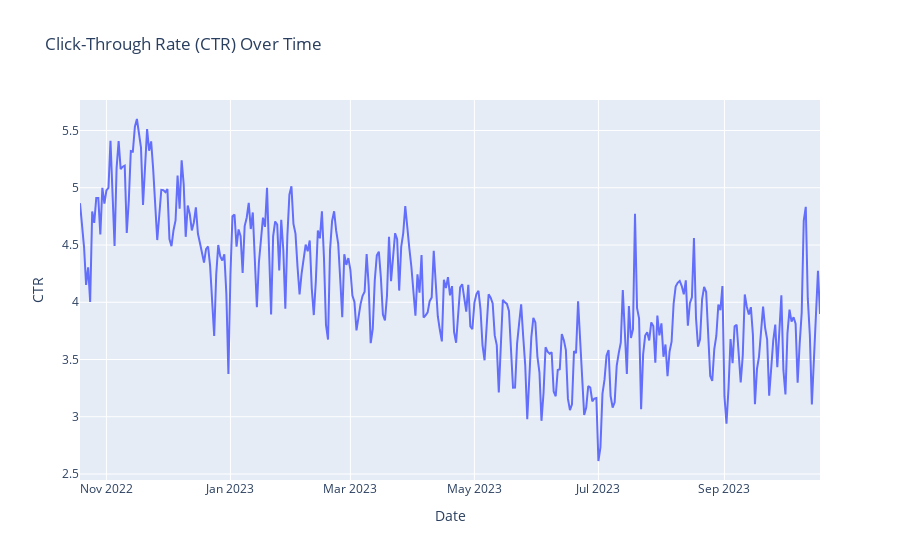

The code cell stored with this chart in its notebook:
### Markdown cell above
So, the relationship between clicks and impressions is linear. It means higher ad impressions result in higher ad clicks. Now, let’s calculate and visualize CTR over time:

### Code cell
data['CTR']=(data['Clicks']/data['Impressions'])*100

fig_ctr = px.line(data, x=data.index, y=data['CTR'], title = 'Click-Through Rate (CTR) Over Time')
fig_ctr.show()

### Figure 1 — Plotly figure (JSON) as saved in the notebook; plotly's stock layout.template omitted (floating-point values rounded to 4 significant figures; data arrays with more than 128 entries replaced by an {"elided": "..."} marker saying what was removed)
{"data": [{"hovertemplate": "Date=%{x}<br>CTR=%{y}<extra></extra>", "legendgroup": "", "line": {"color": "#636efa", "dash": "solid"}, "marker": {"symbol": "circle"}, "mode": "lines", "name": "", "orientation": "v", "showlegend": false, "type": "scatter", "x": {"elided": "365 str values"}, "xaxis": "x", "y": {"elided": "365 float values"}, "yaxis": "y"}], "layout": {"legend": {"tracegroupgap": 0}, "title": {"text": "Click-Through Rate (CTR) Over Time"}, "xaxis": {"anchor": "y", "domain": [0, 1], "title": {"text": "Date"}}, "yaxis": {"anchor": "x", "domain": [0, 1], "title": {"text": "CTR"}}}}
